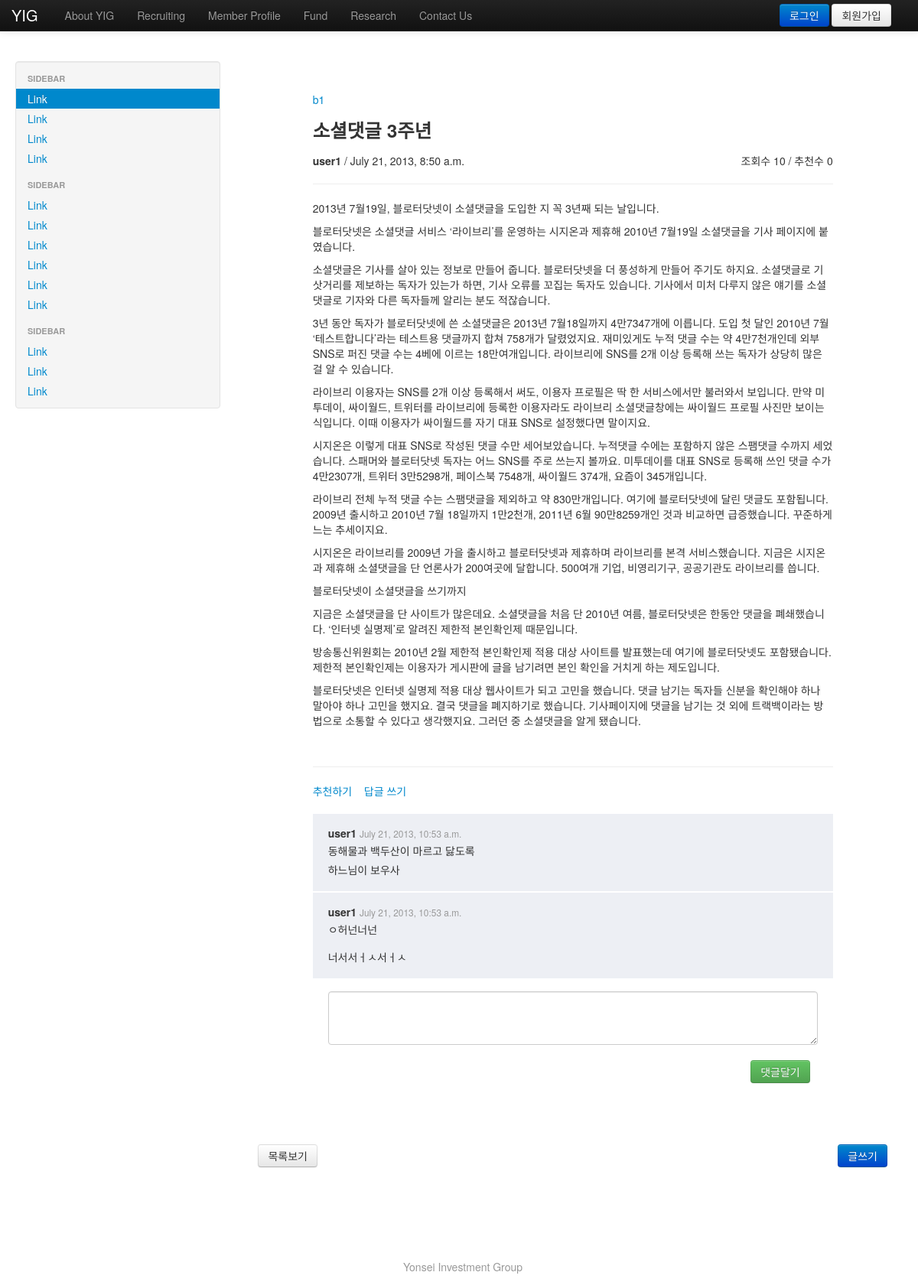
/yighub/entry/6/ (signed in), run on the app's committed database.
### yighub/models.py (models this page shows, shortened)
class Entry(models.Model):
    title = models.CharField(max_length = 200)
    content = models.TextField()
    creator = models.ForeignKey(User, related_name = 'entry_creators')
    board = models.ForeignKey(Board)
    time_created = models.DateTimeField(auto_now_add = True)
    time_last_modified = models.DateTimeField(auto_now = True)
    count_comment = models.PositiveIntegerField(default = 0)
    recommendation = models.ManyToManyField(User, related_name = 'entry_recommendations', blank = True, null = True)
    count_view = models.PositiveIntegerField(default = 0)
    count_recommendation = models.PositiveIntegerField(default = 0)
    notice = models.BooleanField(default = False)
    arrangement = models.PositiveIntegerField() # better to number or arrange_number ? number_arrange ?
    depth = models.PositiveSmallIntegerField(default = 0)
    parent = models.PositiveIntegerField(null = True, blank = True) # must be pk
    tag = models.ManyToManyField(Tag, related_name = 'entrys', blank = True, null = True)

class Board(models.Model):
    name = models.CharField(max_length = 50)
    count_entry = models.PositiveIntegerField(default = 0)
    newest_entry = models.PositiveIntegerField(null = True, blank = True)
    newest_time = models.DateTimeField(null = True, blank = True)
    participant = models.ManyToManyField(User, null = True, blank = True)
    archive = models.BooleanField(default = False)
    authority = models.CharField(max_length = 3, choices = MEMBER_LEVEL_CHOICES) # permission으로 바꾸기
    def __unicode__(self):
        return self.name

class User(models.Model):
    user_id = models.CharField(max_length = 30)
    password = models.CharField(max_length = 200)
    name = models.CharField(max_length = 30)
    date_joined = models.DateField(auto_now_add = True)
    last_login = models.DateTimeField()
    birthday = models.DateField(blank = True, null = True)
    email = models.EmailField(blank = True)
    messenger = models.CharField(max_length = 50, blank = True) # sns
    phone_number = models.PositiveIntegerField(blank = True, null = True) # force users to input only numbers, for consistency
    ordinal = models.PositiveSmallIntegerField(blank = True, null = True) # null for non-member
    level = models.CharField(max_length = 3, choices = MEMBER_LEVEL_CHOICES)
    carrer1 = models.CharField(max_length = 200, blank = True)
    carrer2 = models.CharField(max_length = 200, blank = True)
    carrer3 = models.CharField(max_length = 200, blank = True)
    carrer4 = models.CharField(max_length = 200, blank = True)
    carrer5 = models.CharField(max_length = 200, blank = True)
    self_introduction = models.TextField(blank = True)
    point = models.PositiveIntegerField(default = 0)
    profile = models.ImageField(upload_to = 'images/profiles', blank = True, ) # 내부용 null = True
    picture = models.ImageField(upload_to = 'images/pictures', blank = True, ) # 외부용 null = True
    def __unicode__(self):
        return self.name

class Comment(models.Model):
    entry = models.ForeignKey(Entry)
    content = models.TextField()
    creator = models.ForeignKey(User, related_name='comment_creators')
    time_created = models.DateTimeField(auto_now_add = True)
    recommendation = models.ManyToManyField(User, related_name = 'comment_recommendations', blank = True, null = True)
    count_recommendation = models.PositiveIntegerField(default = 0)
    arrangement = models.PositiveIntegerField()
    depth = models.PositiveSmallIntegerField(default = 0)
    parent = models.PositiveIntegerField(null = True, blank = True)

### yighub/views.py (the view)
# urls.py: url(r'^entry/(?P<entry_id>\d+)/$', 'read', name='read') ,
def read(request, entry_id):
    permission = is_member(request)
    if permission[0] == False:
        return permission[1]
    try:
        e = Entry.objects.get(pk = entry_id)
    except Entry.DoesNotExist:
        raise Http404
    e.count_view += 1
    e.save()
    u = request.session['user']
    recommendations = e.recommendation.all()
    files = e.files.all() #File.objects.filter(entry = e)
    comments = e.comment_set.all()
    return render(request, 'yighub/read.html',
      {'user' : u,
      'entry' : e,
      'files' : files,
      'recommendations' : recommendations,
      'comments' : comments,
      },
      )

### yighub/views.py (called while the page is built)
def is_member(request):
    try:
        u = request.session['user_id']
        user = User.objects.get(user_id = u)
    except KeyError:
        return False, redirect('yighub:login')
    except User.DoesNotExist: # 세션에는 남아있지만 데이터베이스에는 없는 경우. 회원탈퇴이거나 다른 app을 쓰다 접근.
        return False, redirect('yighub:logout',)
    if user.level == 'non':
        messages.error(request, '접근 권한이 없습니다.')
        return False, render(request, 'yighub/error.html', )
    else:
        return True, None # indexing을 위해

### yighub/templates/yighub/read.html (shortened to what this page needs)
﻿{% extends "yighub/base.html" %}
{% block contents %}
<div class="row-fluid">
	<div class="span3">
		<div class="well sidebar-nav">
			<ul class="nav nav-list">
				<li class="nav-header">Sidebar</li>
				<li class="active"><a href="#">Link</a></li>
				<li><a href="#">Link</a></li>
				<li><a href="#">Link</a></li>
				<li><a href="#">Link</a></li>
				<li class="nav-header">Sidebar</li>
				<li><a href="#">Link</a></li>
				<li><a href="#">Link</a></li>
				<li><a href="#">Link</a></li>
				<li><a href="#">Link</a></li>
				<li><a href="#">Link</a></li>
				<li><a href="#">Link</a></li>
				<li class="nav-header">Sidebar</li>
				<li><a href="#">Link</a></li>
				<li><a href="#">Link</a></li>
				<li><a href="#">Link</a></li>
			</ul>
		</div>
	</div>
	<div class="span9">
		<br />	<br />
		<div class="container-fluid" style="max-width: 680px; margin-left: auto; margin-right: auto;">
			<a href="">{{ entry.board }}</a>
			<h3>{{ entry.title }}</h3>
			<span> <strong>{{ entry.creator }}</strong> / {{ entry.time_created }} </span>
			<span class="pull-right">조회수 {{ entry.count_view }} / 추천수 {{ entry.count_recommendation }} </span>
			<hr />
			{{ entry.content|linebreaks }}
			<br />
			<hr />
			<span>
				<a href = "{% url 'yighub:recommend' entry.id %}">추천하기</a>
				<a href = "{% url 'yighub:reply' entry.id %}">답글 쓰기</a>
			</span>
			<br />
			<br />
			{% if comments %}
			<div class="comments" style="background-color: #edeff4; ">
				{% for c in comments %}
				<div style="padding: 15px 20px 5px 20px; border-bottom-style: solid; border-width: 2px; border-color: white;">
				<strong>{{ c.creator }}</strong>
				<small class="muted"> {{ c.time_created }} </small>
				{{ c.content|linebreaks }}
				</div>
				{% endfor %}
			</div>
			{% endif %}
			<div style="padding: 15px 20px 5px 20px;">
				<form action = "{% url 'yighub:comment' entry.id %}" method = 'post' >
					<textarea rows="3" class="span12" name = "content"></textarea>
					<button style="margin: 10px;" class="btn btn-success pull-right" type = "submit">댓글달기</button>
				</form>
			</div>
		</div>
		<div class="row-fluid" style="margin-top: 70px">
			<div class="container-fluid">
				<span>
				<a href="{% url 'yighub:board' entry.board.id %}">
					<button type="button" class="btn">목록보기</button>
				</a>
				</span>
				<span class="pull-right">
				<a href="{% url 'yighub:create' %}">
					<button type="button" class="btn btn-primary">글쓰기</button>
				</a>
				</span>
			</div>
		</div>
	</div>
</div>
{% endblock %}

### yighub/templates/yighub/base.html (shortened to what this page needs)
<!DOCTYPE html>
<html lang="en">
<head>
    <link href="/static/yighub/bootstrap/css/bootstrap.css" rel="stylesheet">
    <link href="/static/yighub/bootstrap/css/bootstrap-responsive.css" rel="stylesheet">
</head>
<body>
    <div class="navbar navbar-inverse navbar-fixed-top">
        <div class="navbar-inner">
            <div class="container">
                <a class="brand" href="#">YIG</a>
                {% if user.name %}
                <div class="nav-collapse collapse">
                	<p class="navbar-text pull-right">
                		Logged in as <a href="/a" class="navbar-link">{{ user.name }}</a>
                		<a href="{% url 'yighub:logout' %}">&nbsp;Logout</a>
                	</p>
                	<ul class="nav">
                		<li class="dropdown">
                			<a href="#" class="dropdown-toggle" data-toggle="dropdown">Menus <b class="caret"></b></a>
                			<ul class="dropdown-menu">
                				<li><a href="#">About YIG</a></li>
                				<li><a href="#">Recruiting</a></li>
                				<li><a href="#">Member Profile</a></li>
                				<li><a href="#">Fund</a></li>
                				<li><a href="#">Research</a></li>
                				<li><a href="#">Contact Us</a></li>
                			</ul>
                		</li>
                		<li><a href="#board">Board</a></li>
                	</ul>
                </div>
                {% else %}
                <div class="nav-collapse collapse">
                  <ul class="nav">
                    <li><a href="#board">About YIG</a></li>
                    <li><a href="#board">Recruiting</a></li>
                    <li><a href="#board">Member Profile</a></li>
                    <li><a href="#board">Fund</a></li>
                    <li><a href="#board">Research</a></li>
                    <li><a href="#board">Contact Us</a></li>
                  </ul>
                </div>
                <div class="container-fluid pull-right">
                  <a href="{% url 'yighub:login' %}">
                  	<button type="button" class="btn btn-primary">로그인</button>
                  </a>
                  <a href="{% url 'yighub:join' %}"><button type="button" class="btn">회원가입</button></a>
                </div>
                {% endif %}
            </div>
        </div>
    </div>
    <div class="container-fluid">
        {% block contents %}
        {% endblock %}
        <footer>
            <div class="container">
                <p class="text-center muted">Yonsei Investment Group</p>
            </div>
        </footer>
    </div>
</body>
</html>

### data on the page
Entry: board "b1", title "소셜댓글 3주년", creator "user1", time_created "July 21, 2013, 8:50 a.m.", count_view "10", count_recommendation "0", content "2013년 7월19일, 블로터닷넷이 소셜댓글을 도입한 지 꼭 3년째 되는 날입니다. 블로터닷넷은 소셜댓글 서비스 ‘라이브리’를 운영하는 시지온과 제휴해 2010년 7월19일 소셜댓글을 기사 페이지에 붙였습니다. 소셜댓글은 기사를 살아 있는 정보로 만들어 줍니다. 블로터닷넷을 더 풍성하게 만들어 주기도 하지요. 소셜댓글로 기삿거리를 제보하는 독자가 있는가 하면, 기사 오류를 꼬집는 독자도 있습니다. 기사에서 미처 다루지 않은 얘기를 소셜댓글로 기자와 다른 독자들께 알리는 분도 적잖습니다. 3년 동안 독자가 블로터닷넷에 쓴 소셜댓글은 2013년 7월18일까지 4만7347개에 이릅니다. 도입 첫 달인 2010년 7월 ‘테스트합니다’라는 테스트용 댓글까지 합쳐 758개가 달렸었지요. 재미있게도 누적 댓글 수는 약 4만7천개인데 외부 SNS로 퍼진 댓글 수는 4베에 이르는 18만여개입니다. 라이브리에 SNS를 2개 이상 등록해 쓰는 독자가 상당히 많은 걸 알 수 있습니다. 라이브리 이용자는 SNS를 2개 이상 등록해서 써도, 이용자 프로필은 딱 한 서비스에서만 불러와서 보입니다. 만약 미투데이, 싸이월드, 트위터를 라이브리에 등록한 이용자라도 라이브리 소셜댓글창에는 싸이월드 프로필 사진만 보이는 식입니다. 이때 이용자가 싸이월드를 자기 대표 SNS로 설정했다면 말이지요. 시지온은 이렇게 대표 SNS로 작성된 댓글 수만 세어보았습니다.…"
Comment: creator "user1", time_created "July 21, 2013, 10:53 a.m.", content "동해물과 백두산이 마르고 닳도록 하느님이 보우사"
Comment: creator "user1", time_created "July 21, 2013, 10:53 a.m.", content "ㅇ허넌너넌 너서서ㅓㅅ서ㅓㅅ"
